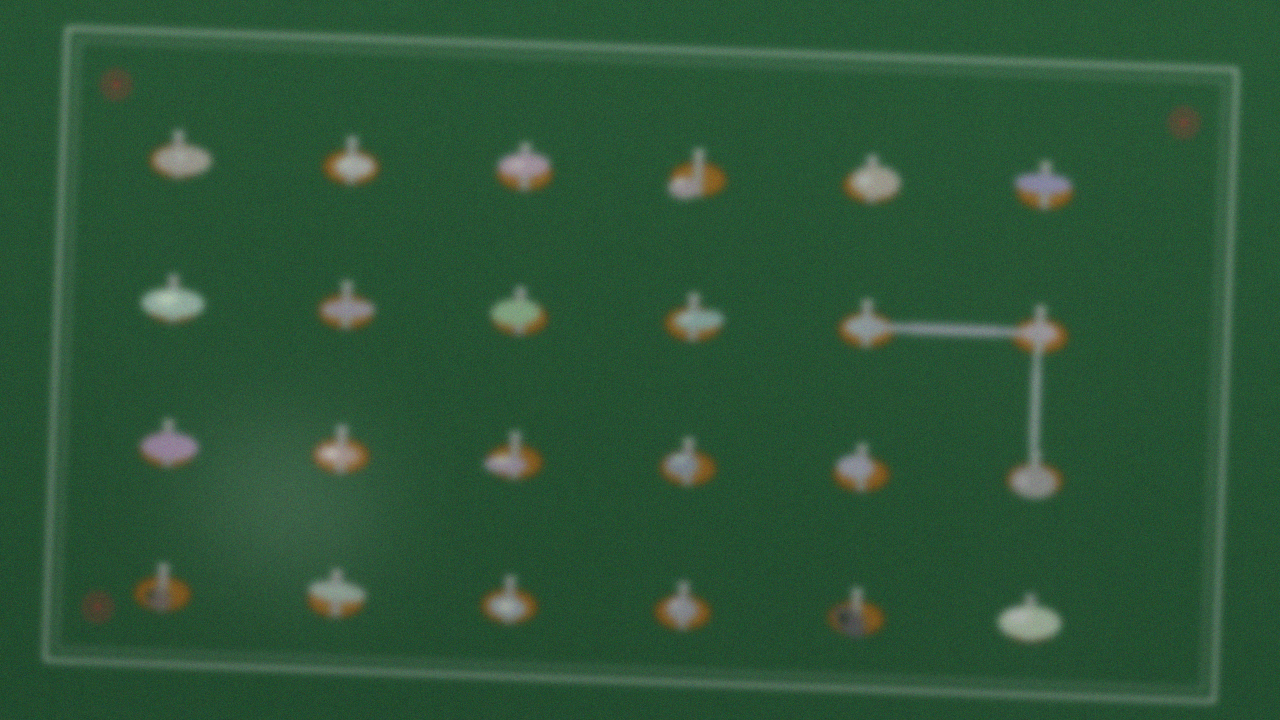
#> input picture tests/samples/board_051.png, 1280 x 720 px
$ python -i features.py   (imports and definitions only)   (older library calls are emulated)
#> lines starting #> are read from the running program, lines starting #| are printed output that depends on the picture
# -*- coding: utf-8 -*-
"""传统特征：HOG + LBP，用于支持向量机基线。

这两类特征都是课程内的经典手工特征：HOG 描述梯度方向分布，对形状与轮廓敏感；
LBP 描述局部纹理，对整体亮度变化相对稳健。两者拼接后降维，作为「无学习表示」
的对照基线。HOG 按 cell/block 的标准定义用 NumPy 实现，避免依赖具体版本的
OpenCV 绑定。
"""

import cv2
import numpy as np


def hog_feature(gray, cell=16, bins=9, block=2):
    g = cv2.resize(gray, (128, 128)).astype(np.float32)
    gx = cv2.Sobel(g, cv2.CV_32F, 1, 0, ksize=3)
    gy = cv2.Sobel(g, cv2.CV_32F, 0, 1, ksize=3)
    mag = np.sqrt(gx * gx + gy * gy)
    ang = (np.arctan2(gy, gx) % np.pi) / np.pi * bins
    nc = 128 // cell
    hist = np.zeros((nc, nc, bins), np.float32)
    for i in range(nc):
        for j in range(nc):
            m = mag[i * cell:(i + 1) * cell, j * cell:(j + 1) * cell].ravel()
            a = ang[i * cell:(i + 1) * cell, j * cell:(j + 1) * cell].ravel()
            idx = np.floor(a).astype(np.int32) % bins
            np.add.at(hist[i, j], idx, m)
    # 2x2 block 归一化
    feats = []
    for i in range(nc - block + 1):
        for j in range(nc - block + 1):
            blk = hist[i:i + block, j:j + block, :].ravel()
            n = np.sqrt((blk ** 2).sum() + 1e-6)
            feats.append(blk / n)
    return np.concatenate(feats)


def lbp_hist(gray, radius=1):
    g = cv2.resize(gray, (128, 128)).astype(np.int16)
    code = np.zeros_like(g, dtype=np.uint32)
    shifts = [(-radius, 0), (radius, 0), (0, -radius), (0, radius),
              (-radius, -radius), (-radius, radius), (radius, -radius), (radius, radius)]
    for k, (dy, dx) in enumerate(shifts):
        nb = np.roll(np.roll(g, dy, axis=0), dx, axis=1)
        code |= ((nb >= g).astype(np.uint32) << k)
    hist, _ = np.histogram(code, bins=np.arange(0, 257), range=(0, 256))
    hist = hist.astype(np.float64)
    return hist / max(hist.sum(), 1.0)


def extract(gray):
    return np.concatenate([hog_feature(gray), lbp_hist(gray)])

>>> import cv2
>>> picture = cv2.imread('../tests/samples/board_051.png', cv2.IMREAD_GRAYSCALE)
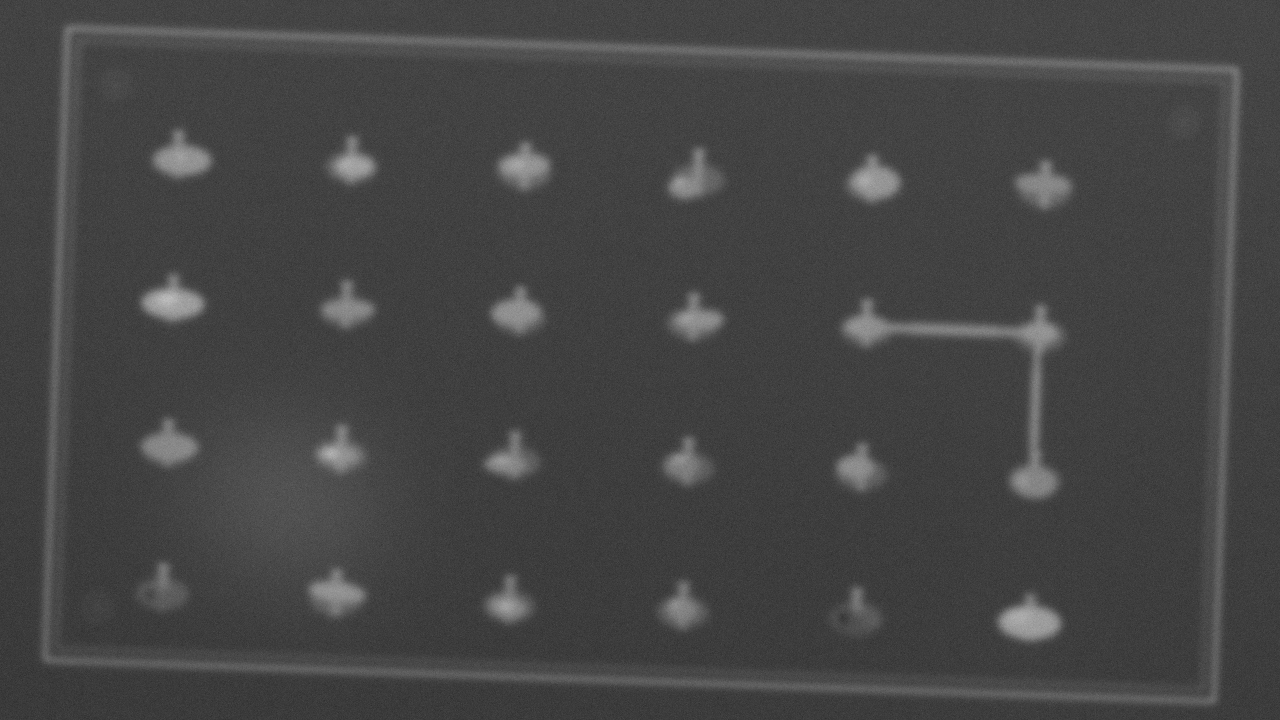
#> picture: shape (720, 1280); min 45, max 192, mean 69.1
>>> result = extract(picture)
#> in hog_feature, `gy = cv2.Sobel(g, cv2.CV_32F, 0, 1, ksize=3)`:
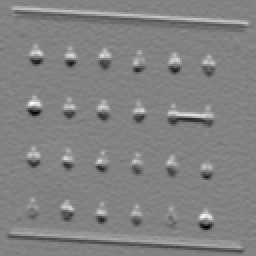
#> gy: shape (128, 128) float32 (shown 2 times larger); min -316, max 301, mean -0.5; drawn with min black and max white
#> in hog_feature, `mag = np.sqrt(gx * gx + gy * gy)`:
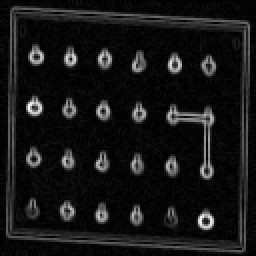
#> mag: shape (128, 128) float32 (shown 2 times larger); min 0, max 388.4, mean 33.7; drawn with min black and max white
#> in hog_feature, `ang = (np.arctan2(gy, gx) % np.pi) / np.pi * bins`:
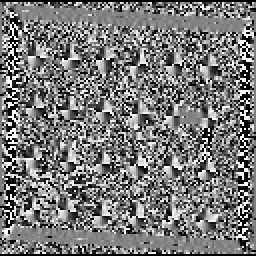
#> ang: shape (128, 128) float32 (shown 2 times larger); min 0, max 8.99, mean 4.24; drawn with min black and max white
#> the loop in lbp_hist, `for k, (dy, dx) in enumerate(shifts):` made 8 passes
#> pass 1, in lbp_hist, `nb = np.roll(np.roll(g, dy, axis=0), dx, axis=1)`:
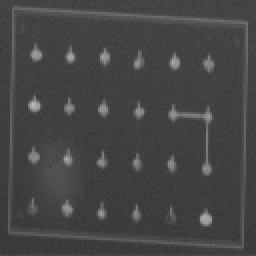
#> nb: shape (128, 128) int16 (shown 2 times larger); min 52, max 186, mean 69
#> pass 1, in lbp_hist, `code |= ((nb >= g).astype(np.uint32) << k)`:
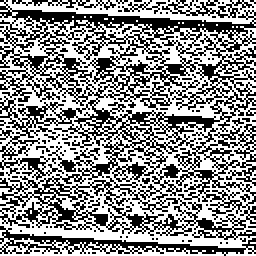
#> code: shape (128, 128) uint32 (shown 2 times larger); values 0 (black) and 1 (white), 55.5% white; black in thin lines or dots
#> after the loop in lbp_hist, `for k, (dy, dx) in enumerate(shifts):`:
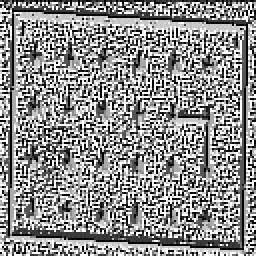
#> code: shape (128, 128) uint32 (shown 2 times larger); min 0, max 255, mean 142
#> in lbp_hist, `hist, _ = np.histogram(code, bins=np.arange(0, 257), range=(0, 256))`: hist = 256 values, max 2181 at index 255, min 10 at index 54, mean 64
#> result = 2020 values, max 0.7 at index 220, min 0.00061 at index 1818, mean 0.108

$ run again, on tests/samples/board_055.png
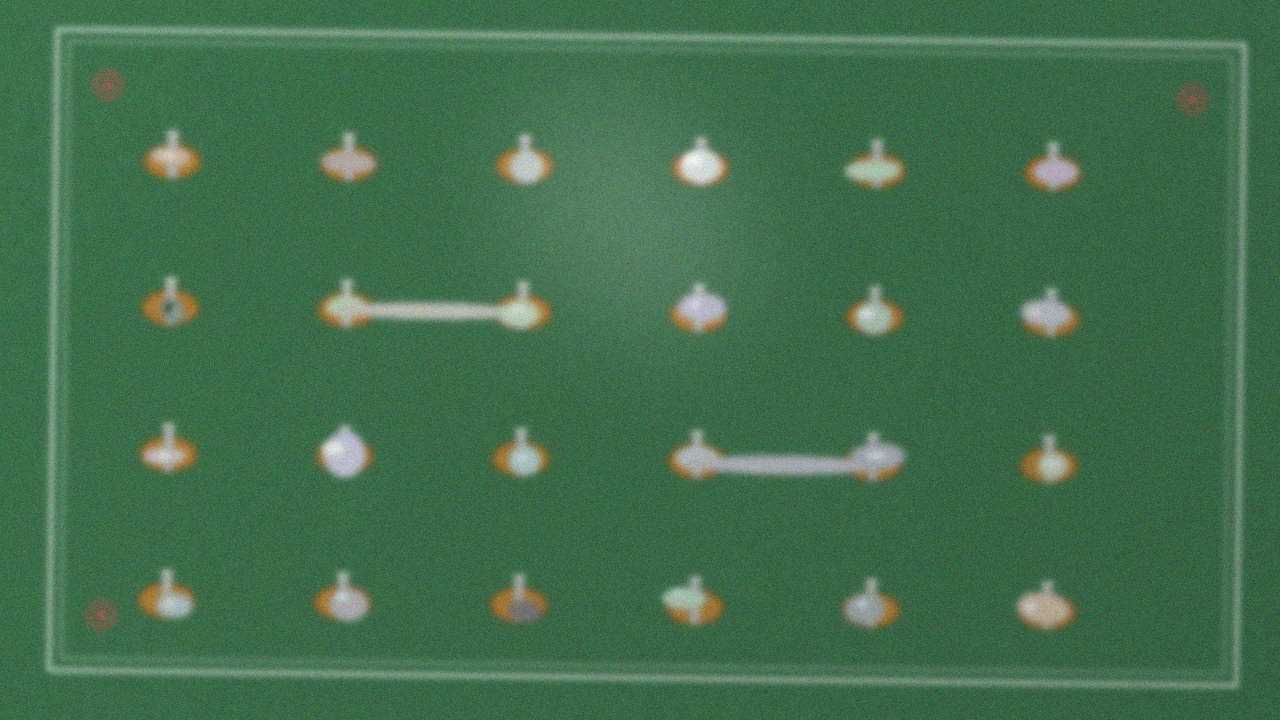
#> input picture tests/samples/board_055.png, 1280 x 720 px
#> the loop in lbp_hist, `for k, (dy, dx) in enumerate(shifts):` made 8 passes
#> pass 1, in lbp_hist, `code |= ((nb >= g).astype(np.uint32) << k)`:
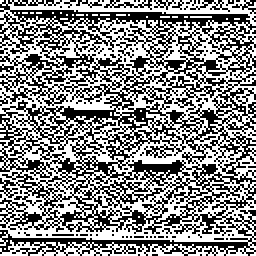
#> code: shape (128, 128) uint32 (shown 2 times larger); values 0 (black) and 1 (white), 53.4% white; black in thin lines or dots
#> after the loop in lbp_hist, `for k, (dy, dx) in enumerate(shifts):`:
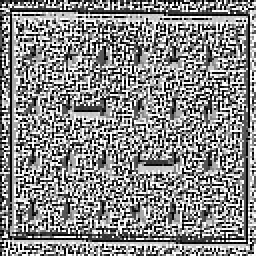
#> code: shape (128, 128) uint32 (shown 2 times larger); min 0, max 255, mean 136.7
#> hist = 256 values, max 1977 at index 255, min 10 at index 197, mean 64
#> result = 2020 values, max 0.92 at index 571, min 0.00061 at index 1961, mean 0.106

$ run again, on tests/samples/board_058.png
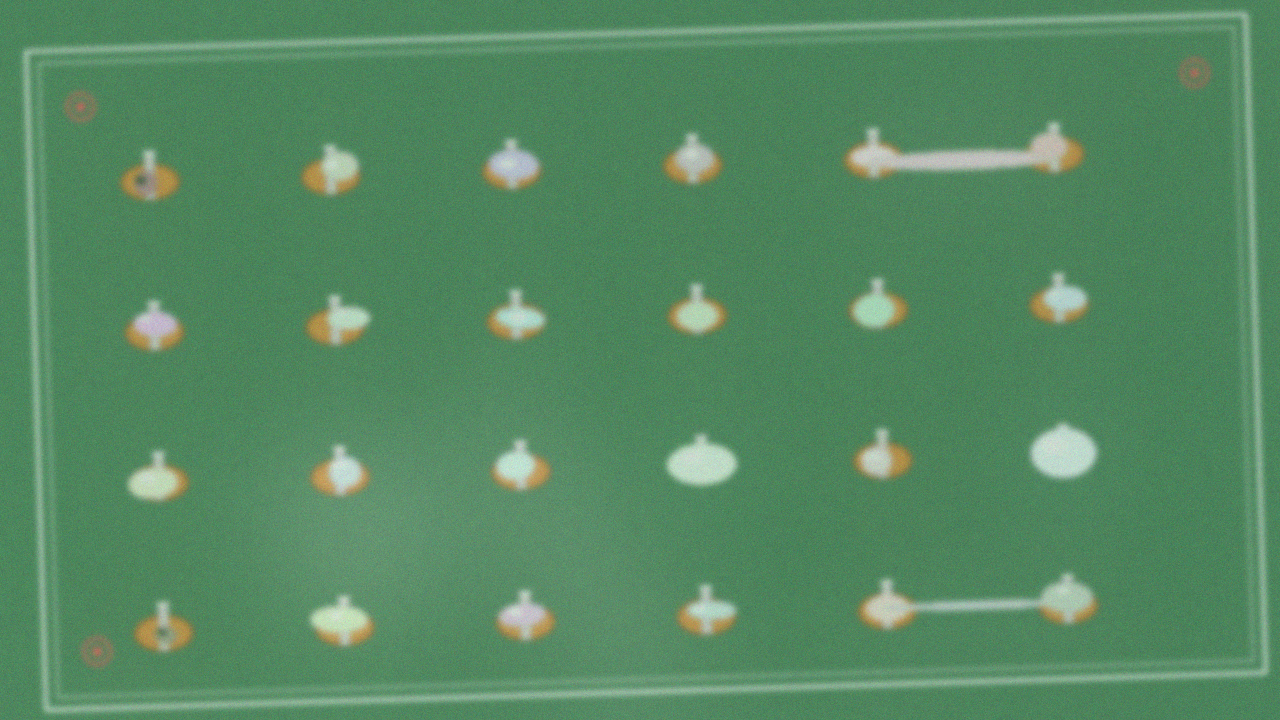
#> input picture tests/samples/board_058.png, 1280 x 720 px
#> the loop in lbp_hist, `for k, (dy, dx) in enumerate(shifts):` made 8 passes
#> pass 1, in lbp_hist, `code |= ((nb >= g).astype(np.uint32) << k)`:
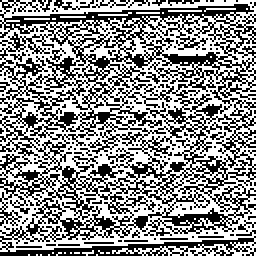
#> code: shape (128, 128) uint32 (shown 2 times larger); values 0 (black) and 1 (white), 55.4% white; black in thin lines or dots
#> after the loop in lbp_hist, `for k, (dy, dx) in enumerate(shifts):`:
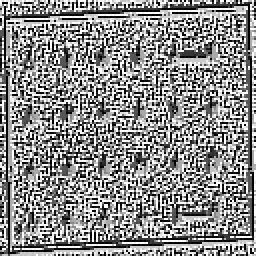
#> code: shape (128, 128) uint32 (shown 2 times larger); min 0, max 255, mean 140.5
#> hist = 256 values, max 2229 at index 255, min 11 at index 39, mean 64
#> result = 2020 values, max 0.777 at index 409, min 0.000671 at index 1803, mean 0.106
